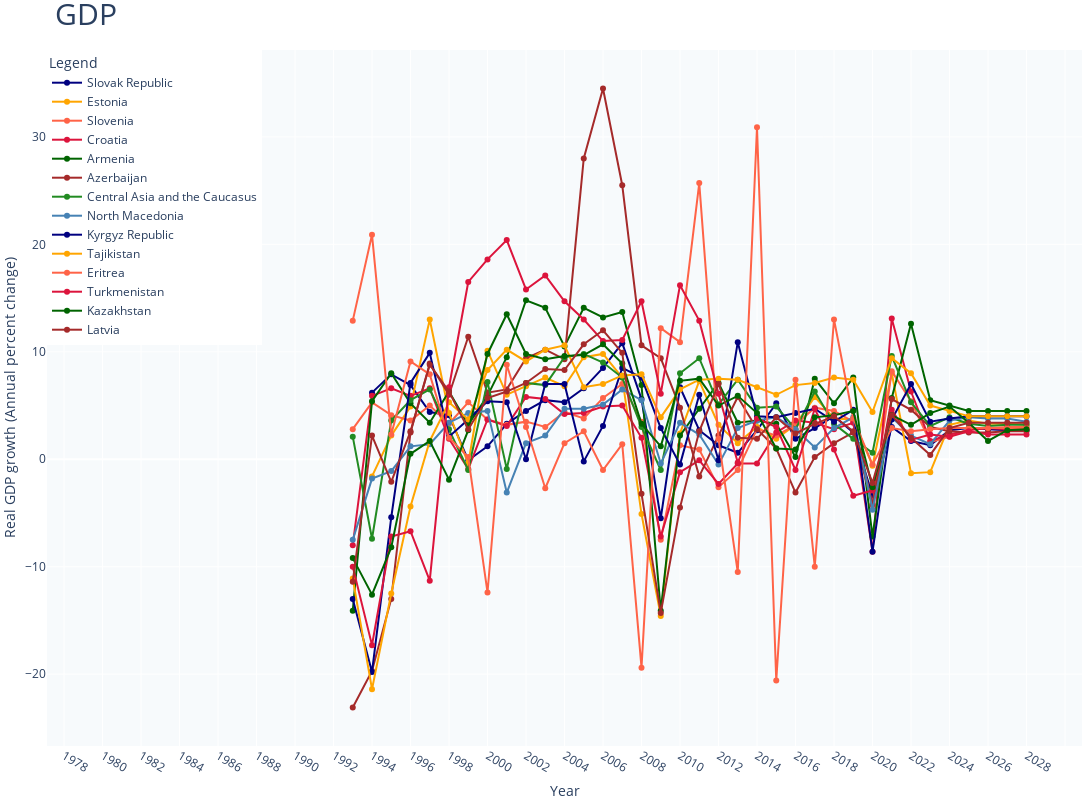

Notebook code cell kept with this figure:
### Code cell
# list_selection = countrys_025_to_03
# countrys_025_to_03 = countrys_025_to_03.insert(0, 'year')
# graficos(df_null[countrys_025_to_03],list_selection,columna_y='Real GDP growth (Annual percent change)')
plot_gdp(df_null,countrys_025_to_03)
